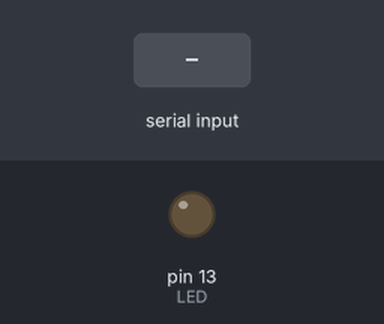
Bench run of a sketch on a simulated Arduino Uno, built with avr-gcc and run on an emulated ATmega328P. Parts: output pins drawn as LEDs (lit = HIGH). The test bench sets the inputs (shaded band).

Above: at 1.2 s.
1.3 s: "1" received over Serial
At 1.6 s:
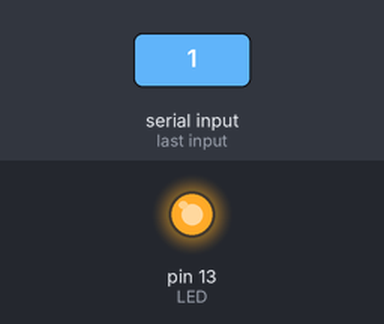
2.8 s: "0" received over Serial
At 3.9 s:
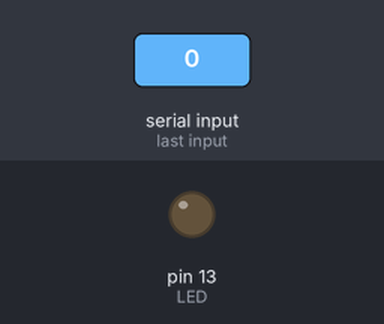
Timing chart, 0 to 5.8 s (numbered marks = the images above; inputs shaded):
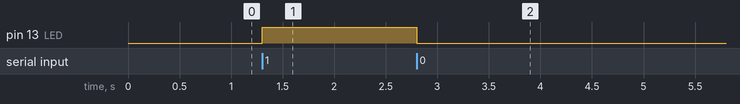

The sketch:

LED_COM.ino
```cpp
const int LED = 13; //LED conectado al pin digital 13
int inByte = 0;

void setup(){
    Serial.begin(9600); //Abrimos el el puerto serial
    pinMode(LED, OUTPUT); //Seteamos que el ping digital será de salida
}

void loop(){
    if(Serial.available() > 0){
       inByte = Serial.read(); //lee los bytes que ingresan
       if(inByte == '1')
           digitalWrite(LED, HIGH); //Enciende el LED
       else if(inByte == '0')
           digitalWrite(LED, LOW); //Apaga el LED
    }
}
```

Measured:
- after the input at 1.3 s, pin 13 (LED): LOW → HIGH at once
- after the input at 2.8 s, pin 13 (LED): HIGH → LOW at once
